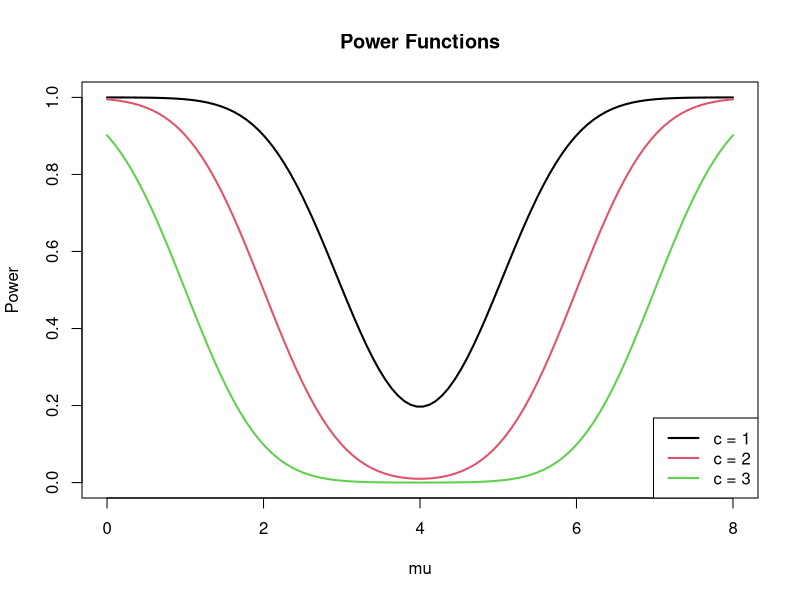

This figure's R source:
#Page 534

mu0 <- 4
n <- 15
sigma2 <- 9
c_values <- c(1, 2, 3)

power_function <- function(mu, c) {
  sigma <- sqrt(sigma2)
  z1 <- (mu0 + c - mu) / (sigma / sqrt(n))
  z2 <- (mu0 - c - mu) / (sigma / sqrt(n))
  1 - pnorm(z1) + pnorm(z2)
}

mu_range <- seq(0, 8, length.out = 100)

plot(mu_range, power_function(mu_range, c_values[1]), type = "l", lwd = 2,
     xlab = "mu", ylab = "Power", main = "Power Functions",
     ylim = c(0, 1))

for (i in 2:length(c_values)) {
  lines(mu_range, power_function(mu_range, c_values[i]), col = i, lwd = 2)
}

legend("bottomright", legend = paste("c =", c_values), col = 1:length(c_values), lwd = 2)
